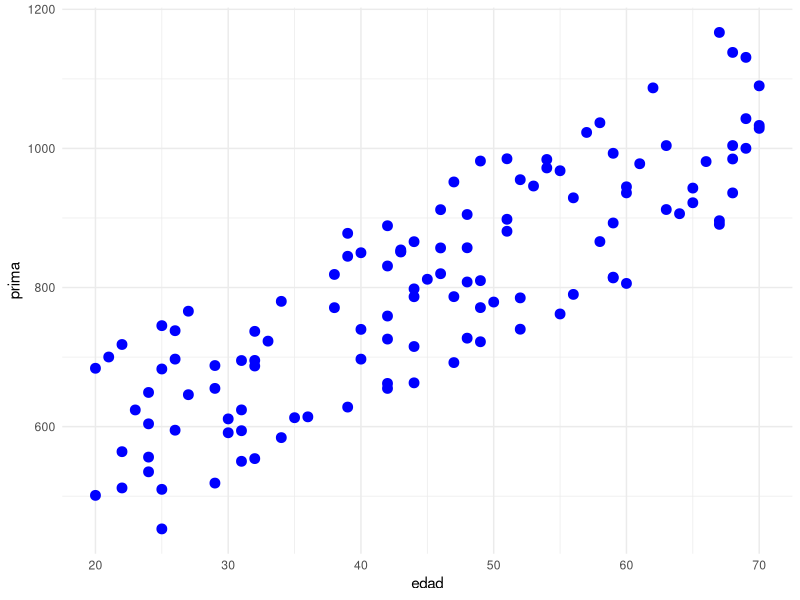
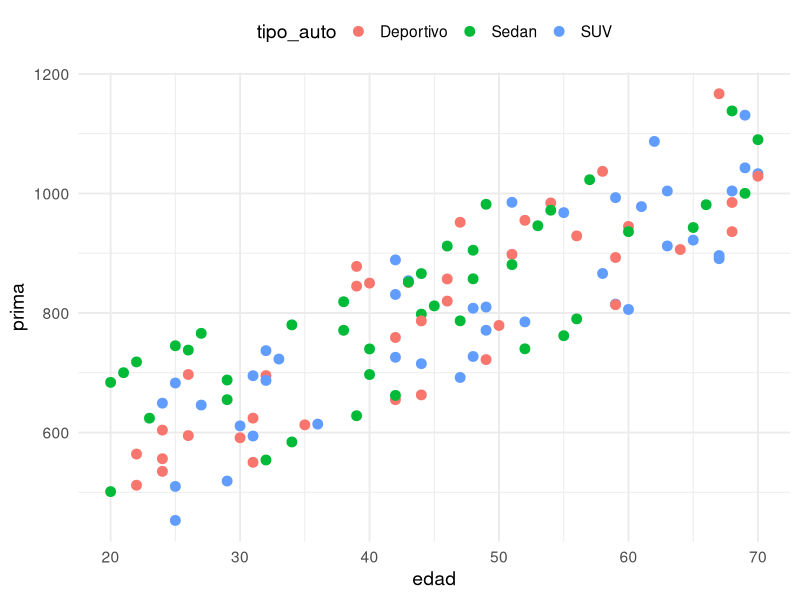
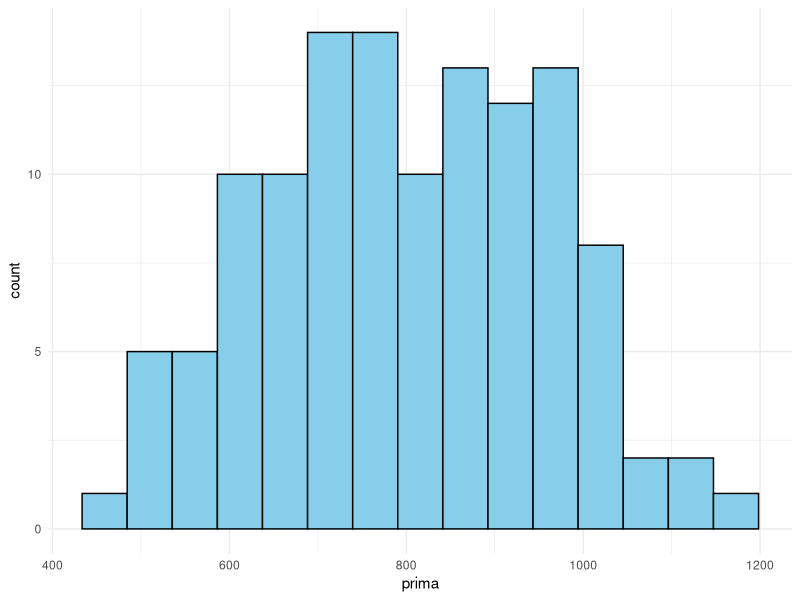
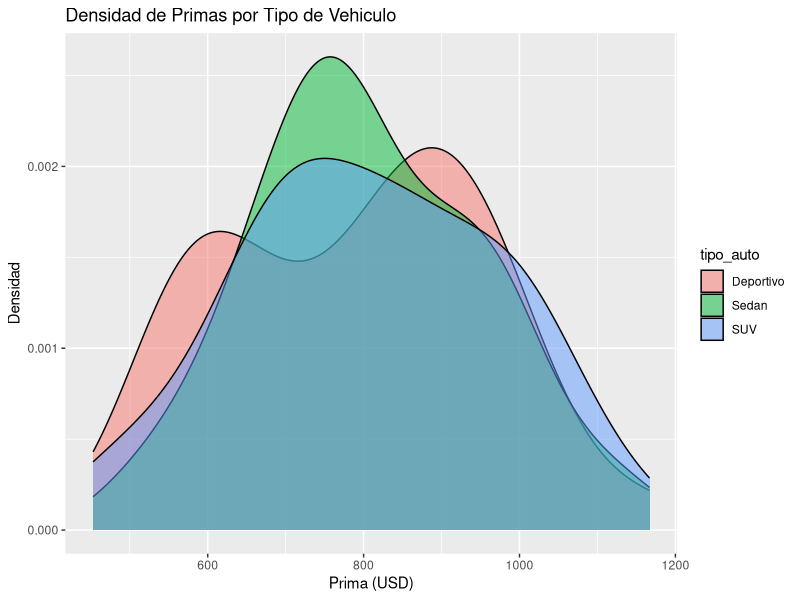
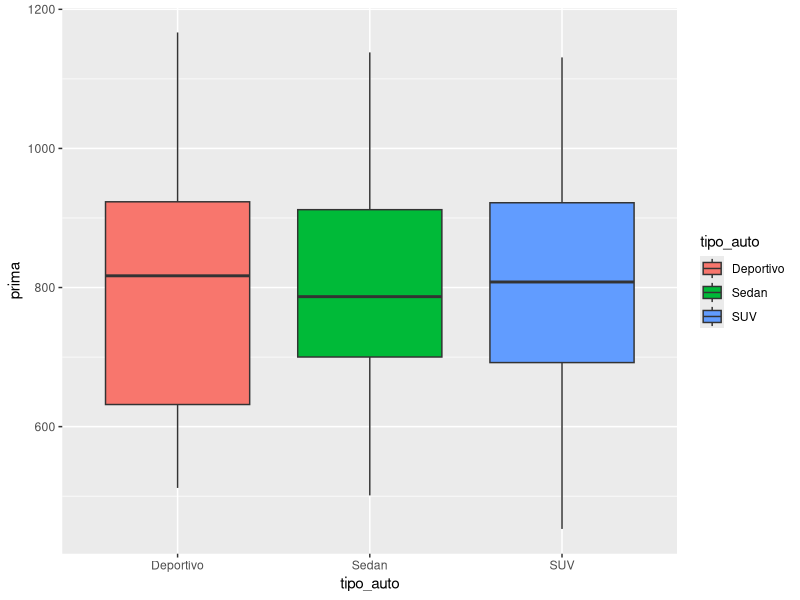
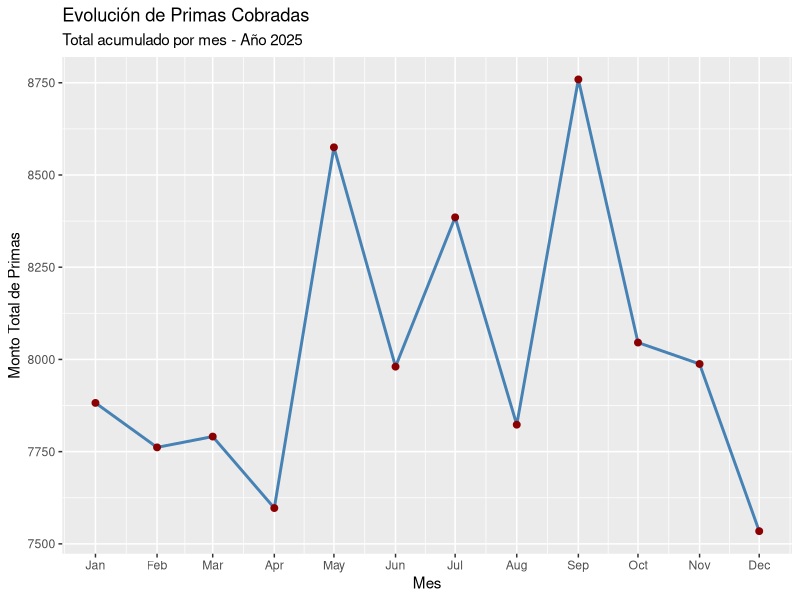
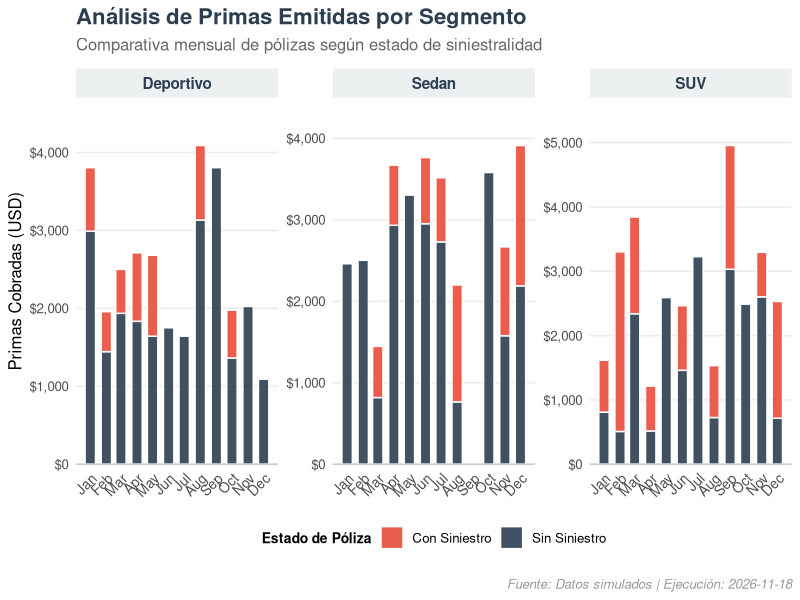

The R source for these figures, in order:
## ---- chunk 1
#| message: false
library(tidyverse)
library(ggplot2)
library(scales)

# Semilla para reproducibilidad
set.seed(123)

cartera <- tibble(
  edad = sample(18:70, 120, replace = TRUE),
  tipo_auto = sample(c("Sedan", "SUV", "Deportivo"), 120, replace = T),
  prima = jitter(edad * 10 + sample(200:500, 120)),
  siniestro = sample(c(0, 1), 120, replace = TRUE, prob = c(0.8, 0.2)),
  mes = rep(seq(as.Date("2025-01-01"), by = "month", length.out = 12), times = 10)
) %>% 
  mutate(siniestro = as.factor(siniestro))
## ---- chunk 2
#| label: scatter-out
#| echo: false
ggplot(data = cartera, aes(x = edad, y = prima)) +
  geom_point(color = "blue", size = 3) + theme_minimal()
## ---- chunk 3
#| label: aes-color-out
#| echo: false
ggplot(cartera, aes(x = edad, y = prima, color = tipo_auto)) +
  geom_point(size = 3) + theme_minimal(base_size = 14) + theme(legend.position="top")
## ---- chunk 4
#| label: hist-out
#| echo: false
ggplot(cartera, aes(x = prima)) +
  geom_histogram(bins = 15, fill = "skyblue", color = "black") + theme_minimal()
## ---- chunk 5
#| label: dens-out
#| echo: false
ggplot(cartera, 
       aes(x = prima, 
           fill = tipo_auto )) +
  geom_density(alpha = 0.5) +
  labs(
    title = "Densidad de Primas por Tipo de Vehiculo", 
    x = "Prima (USD)", 
    y = "Densidad")
## ---- chunk 6
#| label: box-out
#| echo: false
ggplot(cartera, 
       aes(x = tipo_auto, 
           y = prima,
           fill = tipo_auto)) +
  geom_boxplot()
## ---- chunk 7
#| label: line-out
#| echo: false
# 1. Agrupamos y sumarizamos para obtener el total por mes
cartera_resumen <- cartera %>%
  group_by(mes) %>%
  summarise(total_prima = sum(prima))

# 2. Generamos el gráfico
ggplot(cartera_resumen, aes(x = mes, y = total_prima)) +
  # Usamos geom_line y geom_point para ver la tendencia
  geom_line(color = "steelblue", linewidth = 1) + 
  geom_point(color = "darkred", size = 2) +
  # Ajustes de formato para el eje de fechas
  scale_x_date(date_labels = "%b", date_breaks = "1 month") +
  labs(
    title = "Evolución de Primas Cobradas",
    subtitle = "Total acumulado por mes - Año 2025",
    x = "Mes",
    y = "Monto Total de Primas"
  )
## ---- chunk 8
#| label: pers-out
#| echo: false
# --- 1. Preparación de los datos (Igual que antes) ---
cartera_grafico <- cartera %>%
  group_by(mes, tipo_auto, siniestro) %>%
  summarise(monto_primas = sum(prima), .groups = "drop") %>%
  mutate(siniestro_label = ifelse(siniestro == 1, "Con Siniestro", "Sin Siniestro"))

# --- 2. Gráfico 100% ggplot2 Nativo ---
ggplot(cartera_grafico, aes(x = mes, y = monto_primas, fill = siniestro_label)) +
  
  # --- Geometrías ---
  # width = 20 ajusta el ancho de las barras (días) para que no se toquen entre meses
  geom_col(width = 20, color = "white", alpha = 0.9) + 
  
  # --- Facetas ---
  facet_wrap(~tipo_auto, scales = "free_y") +
  
  # --- Escalas ---
  scale_y_continuous(
    labels = scales::dollar_format(prefix = "$", big.mark = ","),
    # expansion añade un 15% extra arriba para que las etiquetas o barras no toquen el techo
    expand = expansion(mult = c(0, 0.15)) 
  ) +
  scale_x_date(
    date_labels = "%b", 
    date_breaks = "1 month"
  ) +
  scale_fill_manual(
    values = c("Sin Siniestro" = "#2C3E50", "Con Siniestro" = "#E74C3C")
  ) +
  
  # --- Etiquetas ---
  labs(
    title = "Análisis de Primas Emitidas por Segmento",
    subtitle = "Comparativa mensual de pólizas según estado de siniestralidad",
    x = NULL,
    y = "Primas Cobradas (USD)",
    fill = "Estado de Póliza",
    caption = paste0("Fuente: Datos simulados | Ejecución: ", Sys.Date())
  ) +
  
  # --- Tema Personalizado ---
  theme_minimal(base_size = 12) +
  theme(
    # Títulos y Textos (Usando element_text nativo)
    plot.title = element_text(face = "bold", size = 16, color = "#2c3e50", hjust = 0),
    plot.subtitle = element_text(size = 12, color = "grey40", margin = margin(b = 10)),
    plot.caption = element_text(color = "grey60", face = "italic", margin = margin(t = 15)),
    
    # Leyenda movida abajo para dar más espacio al gráfico
    legend.position = "bottom",
    legend.title = element_text(face = "bold", size = 10),
    
    # Estilo de las facetas (Cajitas grises arriba de cada gráfico)
    strip.background = element_rect(fill = "#ECF0F1", color = NA),
    strip.text = element_text(face = "bold", color = "#2C3E50", size = 11),
    
    # Limpieza de Ejes
    axis.text.x = element_text(angle = 45, hjust = 1, size = 10), # Rotación para leer los meses
    axis.line.x = element_line(color = "grey80"), # Línea sutil en el eje X
    panel.grid.minor = element_blank(), # Eliminar cuadrícula menor
    panel.grid.major.x = element_blank() # Eliminar líneas verticales para limpieza visual
  )
